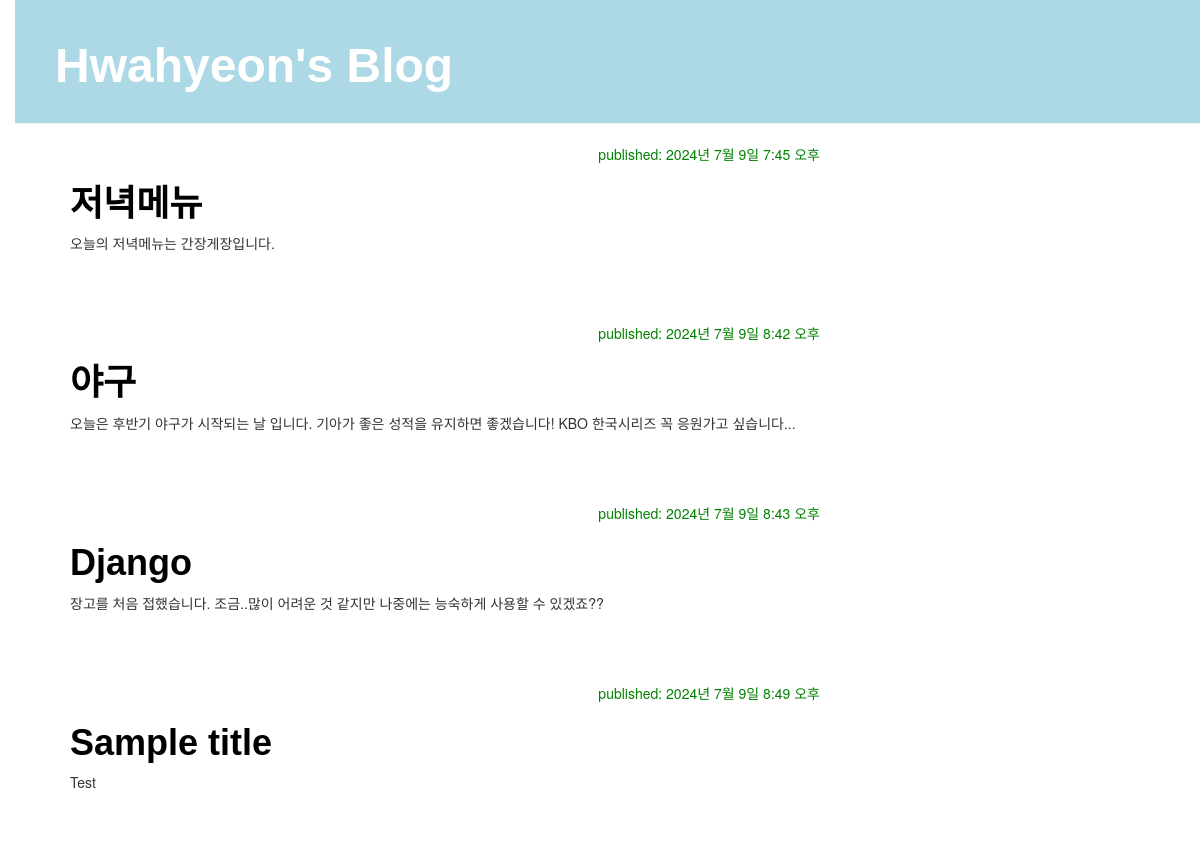
The app's page /, older data.
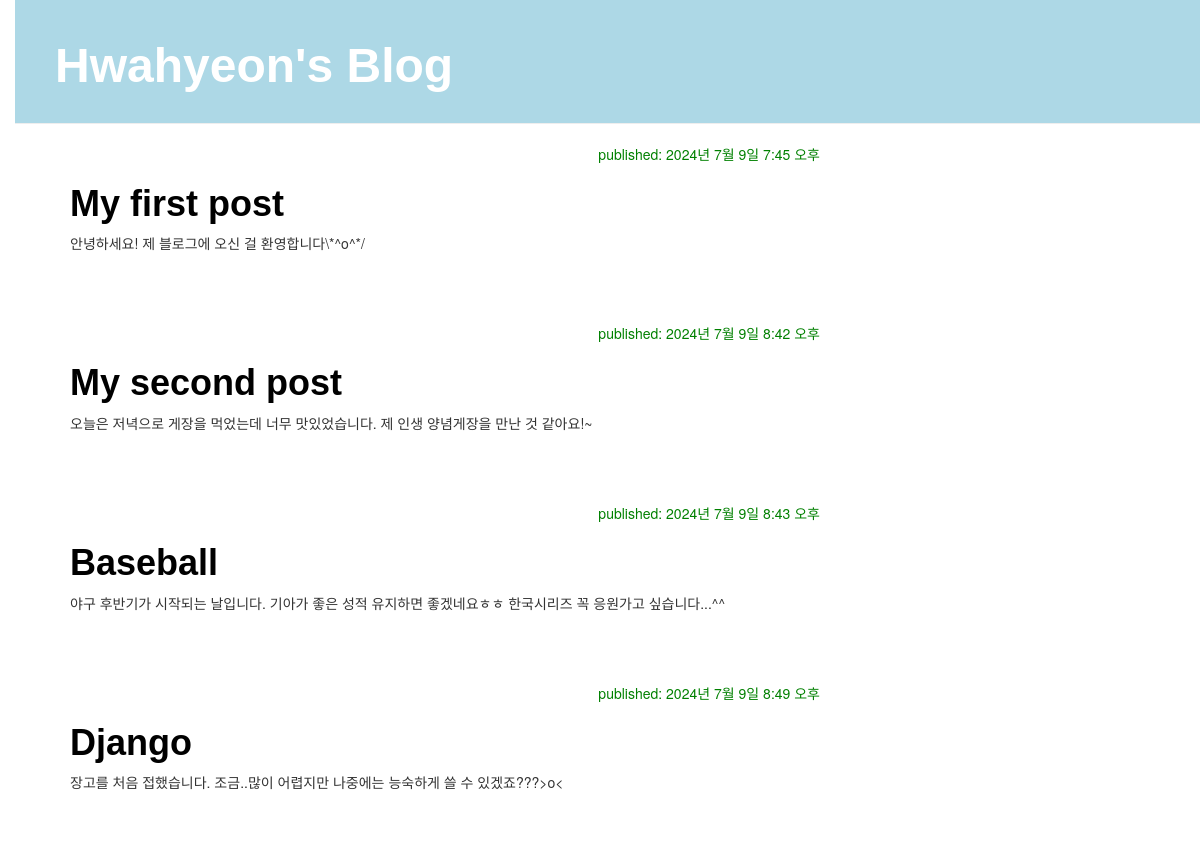
The same page, newer data.
### blog/models.py (models this page shows, shortened)
class Post(models.Model):
    author = models.ForeignKey(settings.AUTH_USER_MODEL, on_delete=models.CASCADE)
    title = models.CharField(max_length=200)
    text = models.TextField()
    created_date = models.DateTimeField(
            default=timezone.now)
    published_date = models.DateTimeField(
            blank=True, null=True)

### blog/views.py (the view)
# urls.py: path('', views.post_list, name='post_list'),
def post_list(request):
    posts=Post.objects.filter(published_date__lte=timezone.now()).order_by('published_date')
    return render(request, 'blog/post_list.html', {'posts': posts})

### blog/templates/blog/post_list.html
{% extends 'blog/base.html' %}
{% block content %}
    {% for post in posts %}
    <div class="post">
        <div class="date">
            published: {{ post.published_date }}
        </div>
        <h1><a href="{% url 'post_detail' pk=post.pk %}">{{ post.title }}</a></h1>
        <p>{{ post.text|linebreaksbr }}</p>
    </div>
    {% endfor %}
{% endblock %}

Row changes from the older to the newer data that the page shows:
changed Post "2024년 7월 9일 7:45 오후": title "저녁메뉴" → "My first post"; text "오늘의 저녁메뉴는 간장게장입니다." → "안녕하세요! 제 블로그에 오신 걸 환영합니다\\*^o^*/"
changed Post "2024년 7월 9일 8:42 오후": title "야구" → "My second post"; text "오늘은 후반기 야구가 시작되는 날 입니다. 기아가 좋은 성적을 유지하면 좋겠습니다! KBO 한국시리즈 꼭 응원가고 싶습니다..." → "오늘은 저녁으로 게장을 먹었는데 너무 맛있었습니다. 제 인생 양념게장을 만난 것 같아요!~"
changed Post "2024년 7월 9일 8:43 오후": title "Django" → "Baseball"; text "장고를 처음 접했습니다. 조금..많이 어려운 것 같지만 나중에는 능숙하게 사용할 수 있겠죠??" → "야구 후반기가 시작되는 날입니다. 기아가 좋은 성적 유지하면 좋겠네요ㅎㅎ 한국시리즈 꼭 응원가고 싶습니다...^^"
changed Post "2024년 7월 9일 8:49 오후": title "Sample title" → "Django"; text "Test" → "장고를 처음 접했습니다. 조금..많이 어렵지만 나중에는 능숙하게 쓸 수 있겠죠???>o<"
